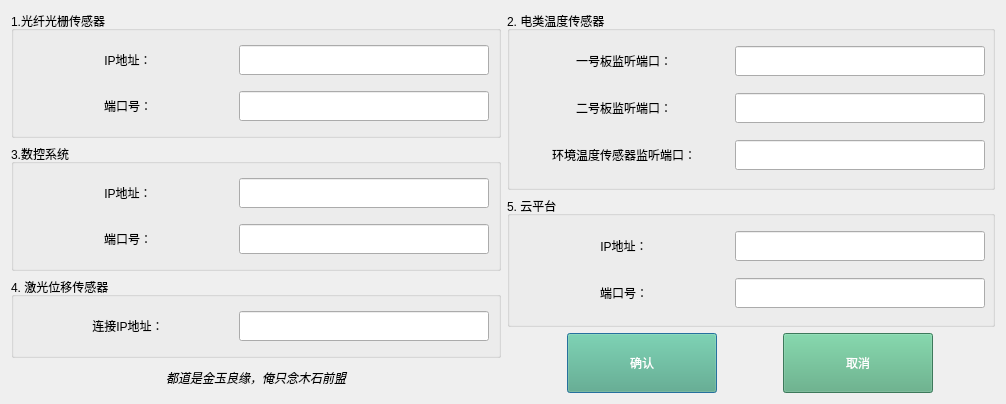
<?xml version="1.0" encoding="UTF-8"?>
<ui version="4.0">
 <class>ConfigurationUI</class>
 <widget class="QDialog" name="ConfigurationUI">
  <property name="geometry">
   <rect>
    <x>0</x>
    <y>0</y>
    <width>1004</width>
    <height>404</height>
   </rect>
  </property>
  <property name="windowTitle">
   <string>Dialog</string>
  </property>
  <property name="styleSheet">
   <string notr="true">font: 75 12pt &quot;微软雅黑&quot;;</string>
  </property>
  <layout class="QHBoxLayout" name="horizontalLayout_12">
   <item>
    <layout class="QVBoxLayout" name="verticalLayout_2">
     <item>
      <widget class="QGroupBox" name="groupBox">
       <property name="title">
        <string>1.光纤光栅传感器</string>
       </property>
       <layout class="QVBoxLayout" name="verticalLayout">
        <item>
         <layout class="QHBoxLayout" name="horizontalLayout_2">
          <item>
           <widget class="QLabel" name="label_6">
            <property name="minimumSize">
             <size>
              <width>210</width>
              <height>40</height>
             </size>
            </property>
            <property name="text">
             <string>&lt;html&gt;&lt;head/&gt;&lt;body&gt;&lt;p align=&quot;center&quot;&gt;IP地址：&lt;/p&gt;&lt;/body&gt;&lt;/html&gt;</string>
            </property>
           </widget>
          </item>
          <item>
           <widget class="QLineEdit" name="fbgipconfigure">
            <property name="minimumSize">
             <size>
              <width>250</width>
              <height>30</height>
             </size>
            </property>
           </widget>
          </item>
         </layout>
        </item>
        <item>
         <layout class="QHBoxLayout" name="horizontalLayout_3">
          <item>
           <widget class="QLabel" name="label_7">
            <property name="minimumSize">
             <size>
              <width>210</width>
              <height>40</height>
             </size>
            </property>
            <property name="text">
             <string>&lt;html&gt;&lt;head/&gt;&lt;body&gt;&lt;p align=&quot;center&quot;&gt;端口号：&lt;/p&gt;&lt;/body&gt;&lt;/html&gt;</string>
            </property>
           </widget>
          </item>
          <item>
           <widget class="QLineEdit" name="fbgportconfigure">
            <property name="minimumSize">
             <size>
              <width>250</width>
              <height>30</height>
             </size>
            </property>
           </widget>
          </item>
         </layout>
        </item>
       </layout>
      </widget>
     </item>
     <item>
      <widget class="QGroupBox" name="groupBox_3">
       <property name="title">
        <string>3.数控系统</string>
       </property>
       <layout class="QVBoxLayout" name="verticalLayout_4">
        <item>
         <layout class="QHBoxLayout" name="horizontalLayout_7">
          <item>
           <widget class="QLabel" name="label">
            <property name="minimumSize">
             <size>
              <width>210</width>
              <height>40</height>
             </size>
            </property>
            <property name="text">
             <string>&lt;html&gt;&lt;head/&gt;&lt;body&gt;&lt;p align=&quot;center&quot;&gt;IP地址：&lt;/p&gt;&lt;/body&gt;&lt;/html&gt;</string>
            </property>
           </widget>
          </item>
          <item>
           <widget class="QLineEdit" name="hncipconfigure">
            <property name="minimumSize">
             <size>
              <width>250</width>
              <height>30</height>
             </size>
            </property>
           </widget>
          </item>
         </layout>
        </item>
        <item>
         <layout class="QHBoxLayout" name="horizontalLayout_8">
          <item>
           <widget class="QLabel" name="label_2">
            <property name="minimumSize">
             <size>
              <width>210</width>
              <height>40</height>
             </size>
            </property>
            <property name="text">
             <string>&lt;html&gt;&lt;head/&gt;&lt;body&gt;&lt;p align=&quot;center&quot;&gt;端口号：&lt;/p&gt;&lt;/body&gt;&lt;/html&gt;</string>
            </property>
           </widget>
          </item>
          <item>
           <widget class="QLineEdit" name="hncportconfigure">
            <property name="minimumSize">
             <size>
              <width>250</width>
              <height>30</height>
             </size>
            </property>
           </widget>
          </item>
         </layout>
        </item>
       </layout>
      </widget>
     </item>
     <item>
      <widget class="QGroupBox" name="groupBox_4">
       <property name="title">
        <string>4. 激光位移传感器</string>
       </property>
       <layout class="QVBoxLayout" name="verticalLayout_5">
        <item>
         <layout class="QHBoxLayout" name="horizontalLayout_9">
          <item>
           <widget class="QLabel" name="label_10">
            <property name="minimumSize">
             <size>
              <width>210</width>
              <height>40</height>
             </size>
            </property>
            <property name="text">
             <string>&lt;html&gt;&lt;head/&gt;&lt;body&gt;&lt;p align=&quot;center&quot;&gt;连接IP地址：&lt;/p&gt;&lt;/body&gt;&lt;/html&gt;</string>
            </property>
           </widget>
          </item>
          <item>
           <widget class="QLineEdit" name="laseripconfigure">
            <property name="minimumSize">
             <size>
              <width>250</width>
              <height>30</height>
             </size>
            </property>
           </widget>
          </item>
         </layout>
        </item>
       </layout>
      </widget>
     </item>
     <item>
      <widget class="QLabel" name="label_11">
       <property name="text">
        <string>&lt;html&gt;&lt;head/&gt;&lt;body&gt;&lt;p align=&quot;center&quot;&gt;&lt;span style=&quot; font-style:italic;&quot;&gt;都道是金玉良缘，俺只念木石前盟&lt;/span&gt;&lt;/p&gt;&lt;/body&gt;&lt;/html&gt;</string>
       </property>
      </widget>
     </item>
    </layout>
   </item>
   <item>
    <layout class="QVBoxLayout" name="verticalLayout_7">
     <item>
      <widget class="QGroupBox" name="groupBox_2">
       <property name="minimumSize">
        <size>
         <width>488</width>
         <height>179</height>
        </size>
       </property>
       <property name="title">
        <string>2. 电类温度传感器</string>
       </property>
       <layout class="QVBoxLayout" name="verticalLayout_6">
        <item>
         <layout class="QHBoxLayout" name="horizontalLayout_4">
          <item>
           <widget class="QLabel" name="label_3">
            <property name="minimumSize">
             <size>
              <width>210</width>
              <height>40</height>
             </size>
            </property>
            <property name="text">
             <string>&lt;html&gt;&lt;head/&gt;&lt;body&gt;&lt;p align=&quot;center&quot;&gt;一号板监听端口：&lt;/p&gt;&lt;/body&gt;&lt;/html&gt;</string>
            </property>
           </widget>
          </item>
          <item>
           <widget class="QLineEdit" name="dsno1portconfigure">
            <property name="minimumSize">
             <size>
              <width>250</width>
              <height>30</height>
             </size>
            </property>
           </widget>
          </item>
         </layout>
        </item>
        <item>
         <layout class="QHBoxLayout" name="horizontalLayout_5">
          <item>
           <widget class="QLabel" name="label_4">
            <property name="minimumSize">
             <size>
              <width>210</width>
              <height>40</height>
             </size>
            </property>
            <property name="text">
             <string>&lt;html&gt;&lt;head/&gt;&lt;body&gt;&lt;p align=&quot;center&quot;&gt;二号板监听端口：&lt;/p&gt;&lt;/body&gt;&lt;/html&gt;</string>
            </property>
           </widget>
          </item>
          <item>
           <widget class="QLineEdit" name="dsno2portconfigure">
            <property name="minimumSize">
             <size>
              <width>250</width>
              <height>30</height>
             </size>
            </property>
           </widget>
          </item>
         </layout>
        </item>
        <item>
         <layout class="QHBoxLayout" name="horizontalLayout_6">
          <item>
           <widget class="QLabel" name="label_5">
            <property name="minimumSize">
             <size>
              <width>210</width>
              <height>40</height>
             </size>
            </property>
            <property name="text">
             <string>&lt;html&gt;&lt;head/&gt;&lt;body&gt;&lt;p align=&quot;center&quot;&gt;环境温度传感器监听端口：&lt;/p&gt;&lt;/body&gt;&lt;/html&gt;</string>
            </property>
           </widget>
          </item>
          <item>
           <widget class="QLineEdit" name="envportconfigure">
            <property name="minimumSize">
             <size>
              <width>250</width>
              <height>30</height>
             </size>
            </property>
           </widget>
          </item>
         </layout>
        </item>
       </layout>
      </widget>
     </item>
     <item>
      <widget class="QGroupBox" name="groupBox_5">
       <property name="minimumSize">
        <size>
         <width>488</width>
         <height>131</height>
        </size>
       </property>
       <property name="title">
        <string>5. 云平台</string>
       </property>
       <layout class="QVBoxLayout" name="verticalLayout_3">
        <item>
         <layout class="QHBoxLayout" name="horizontalLayout_10">
          <item>
           <widget class="QLabel" name="label_8">
            <property name="minimumSize">
             <size>
              <width>210</width>
              <height>40</height>
             </size>
            </property>
            <property name="text">
             <string>&lt;html&gt;&lt;head/&gt;&lt;body&gt;&lt;p align=&quot;center&quot;&gt;IP地址：&lt;/p&gt;&lt;/body&gt;&lt;/html&gt;</string>
            </property>
           </widget>
          </item>
          <item>
           <widget class="QLineEdit" name="cloudipconfigure">
            <property name="minimumSize">
             <size>
              <width>250</width>
              <height>30</height>
             </size>
            </property>
           </widget>
          </item>
         </layout>
        </item>
        <item>
         <layout class="QHBoxLayout" name="horizontalLayout_11">
          <item>
           <widget class="QLabel" name="label_9">
            <property name="minimumSize">
             <size>
              <width>210</width>
              <height>40</height>
             </size>
            </property>
            <property name="text">
             <string>&lt;html&gt;&lt;head/&gt;&lt;body&gt;&lt;p align=&quot;center&quot;&gt;端口号：&lt;/p&gt;&lt;/body&gt;&lt;/html&gt;</string>
            </property>
           </widget>
          </item>
          <item>
           <widget class="QLineEdit" name="cloudportconfigure">
            <property name="minimumSize">
             <size>
              <width>250</width>
              <height>30</height>
             </size>
            </property>
           </widget>
          </item>
         </layout>
        </item>
       </layout>
      </widget>
     </item>
     <item>
      <layout class="QHBoxLayout" name="horizontalLayout">
       <item>
        <widget class="QPushButton" name="pushButton">
         <property name="minimumSize">
          <size>
           <width>100</width>
           <height>50</height>
          </size>
         </property>
         <property name="maximumSize">
          <size>
           <width>150</width>
           <height>80</height>
          </size>
         </property>
         <property name="styleSheet">
          <string notr="true">font: 75 20pt &quot;微软雅黑&quot;;
color: rgb(255, 255, 255);
background-color: rgb(85, 170, 127);</string>
         </property>
         <property name="text">
          <string>确认</string>
         </property>
        </widget>
       </item>
       <item>
        <widget class="QPushButton" name="pushButton_2">
         <property name="minimumSize">
          <size>
           <width>100</width>
           <height>50</height>
          </size>
         </property>
         <property name="maximumSize">
          <size>
           <width>150</width>
           <height>80</height>
          </size>
         </property>
         <property name="styleSheet">
          <string notr="true">font: 75 20pt &quot;微软雅黑&quot;;
color: rgb(255, 255, 255);
background-color: rgb(85, 170, 127);</string>
         </property>
         <property name="text">
          <string>取消</string>
         </property>
        </widget>
       </item>
      </layout>
     </item>
    </layout>
   </item>
  </layout>
 </widget>
 <resources/>
 <connections>
  <connection>
   <sender>pushButton_2</sender>
   <signal>clicked()</signal>
   <receiver>ConfigurationUI</receiver>
   <slot>reject()</slot>
   <hints>
    <hint type="sourcelabel">
     <x>791</x>
     <y>552</y>
    </hint>
    <hint type="destinationlabel">
     <x>710</x>
     <y>478</y>
    </hint>
   </hints>
  </connection>
  <connection>
   <sender>pushButton</sender>
   <signal>clicked()</signal>
   <receiver>ConfigurationUI</receiver>
   <slot>accept()</slot>
   <hints>
    <hint type="sourcelabel">
     <x>703</x>
     <y>558</y>
    </hint>
    <hint type="destinationlabel">
     <x>767</x>
     <y>455</y>
    </hint>
   </hints>
  </connection>
 </connections>
</ui>
